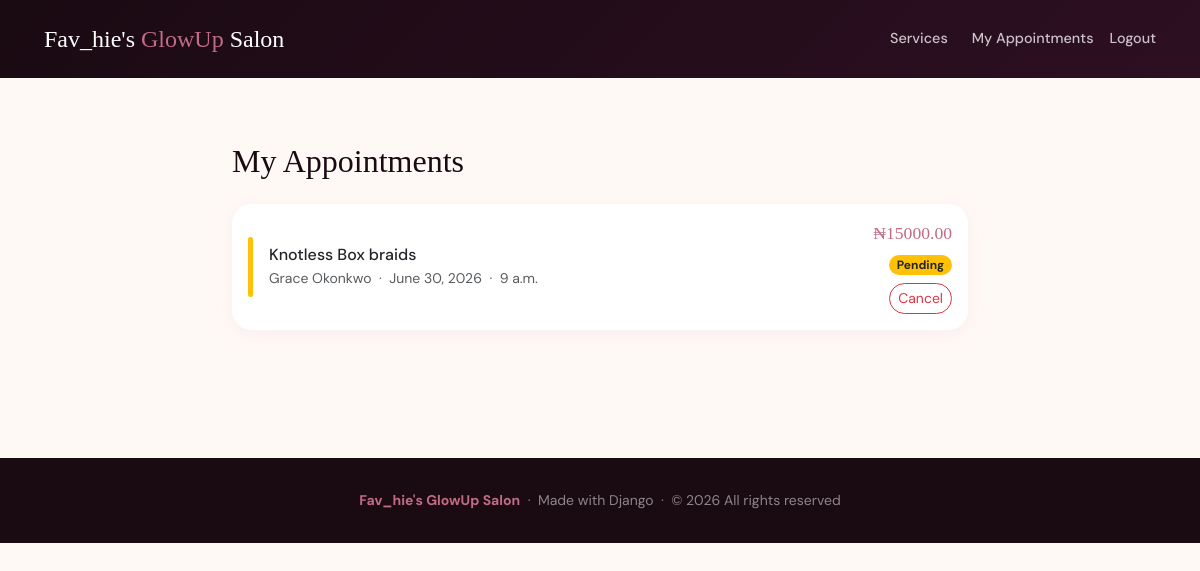
Screenshot of /my-appointments/ (signed in) with the database file from the repository.
### appointments/models.py (models this page shows, shortened)
class Appointment(models.Model):
    STATUS_CHOICES = [
        ('pending',   'Pending'),
        ('confirmed', 'Confirmed'),
        ('cancelled', 'Cancelled'),
        ('completed', 'Completed'),
    ]
    client = models.ForeignKey(
        User,
        on_delete=models.CASCADE,
        related_name='appointments'
    )
    service = models.ForeignKey(
        Service,
        on_delete=models.CASCADE,
        related_name='appointments'
    )
    staff = models.ForeignKey(
        Staff,
        on_delete=models.CASCADE,
        related_name='appointments'
    )
    time_slot = models.OneToOneField(
        TimeSlot,
        on_delete=models.CASCADE,
        related_name='appointment'
    )
    status = models.CharField(
        max_length=20,
        choices=STATUS_CHOICES,
        default='pending'
    )
    notes = models.TextField(blank=True)
    created_at = models.DateTimeField(auto_now_add=True)
    class Meta:
        ordering = ['-created_at']

class Service(models.Model):
    name = models.CharField(max_length=100)
    description = models.TextField()
    duration_minutes = models.IntegerField()
    price = models.DecimalField(max_digits=8, decimal_places=2)
    image = models.ImageField(
        upload_to='services/',
        blank=True,
        null=True
    )

class Staff(models.Model):
    user = models.OneToOneField(
        User,
        on_delete=models.CASCADE,
        related_name='staff'
    )
    bio = models.TextField(blank=True)
    profile_photo = models.ImageField(
        upload_to='staff/',
        blank=True,
        null=True
    )
    specialties = models.ManyToManyField(
        Service,
        blank=True,
        related_name='staff_members'
    )
    def __str__(self):
        return f"{self.user.first_name} {self.user.last_name}"

class TimeSlot(models.Model):
    staff = models.ForeignKey(
        Staff,
        on_delete=models.CASCADE,
        related_name='time_slots'
    )
    date = models.DateField()
    start_time = models.TimeField()
    end_time = models.TimeField()
    is_available = models.BooleanField(default=True)
    class Meta:
        ordering = ['date', 'start_time']

### appointments/views.py (the view)
@login_required
def my_appointments(request):
    appointments = (
        Appointment.objects
        .filter(client=request.user)
        .select_related('service', 'staff__user', 'time_slot')
        .order_by('-created_at')
    )
    return render(request, 'appointments/my_appointments.html', {
        'appointments': appointments
    })

### appointments/templates/appointments/my_appointments.html (shortened to what this page needs)
{% extends 'appointments/base.html' %}
{% block content %}
<div class="container py-5">
  <div class="row justify-content-center">
    <div class="col-lg-8">
      <h2 class="mb-4">My Appointments</h2>
      {% if appointments %}
        {% for apt in appointments %}
        <div class="salon-card card mb-3 p-3">
          <div class="d-flex align-items-center gap-3 flex-wrap">
            <div class="status-indicator
              {% if apt.status == 'confirmed' %}bg-success
              {% elif apt.status == 'pending' %}bg-warning
              {% elif apt.status == 'cancelled' %}bg-secondary
              {% else %}bg-info{% endif %}"
              style="width:5px;height:60px;border-radius:5px;flex-shrink:0;">
            </div>
            <div class="flex-grow-1">
              <h6 class="mb-1">{{ apt.service.name }}</h6>
              <div class="text-muted small">
                 {{ apt.staff }} &nbsp;·&nbsp;
                 {{ apt.time_slot.date }} &nbsp;·&nbsp;
                 {{ apt.time_slot.start_time }}
              </div>
            </div>
            <div class="d-flex flex-column align-items-end gap-2">
              <span style="font-family:'Playfair Display',serif;
                           color:var(--rose);font-size:1.1rem;">
                ₦{{ apt.service.price }}
              </span>
              <span class="badge rounded-pill
                {% if apt.status == 'confirmed' %}bg-success
                {% elif apt.status == 'pending' %}bg-warning text-dark
                {% elif apt.status == 'cancelled' %}bg-secondary
                {% else %}bg-info{% endif %}">
                {{ apt.get_status_display }}
              </span>
              {% if apt.status == 'pending' or apt.status == 'confirmed' %}
                <a href="{% url 'cancel_appointment' apt.pk %}"
                   class="btn btn-outline-danger btn-sm"
                   style="border-radius:50px;">Cancel</a>
              {% endif %}
            </div>
          </div>
        </div>
        {% endfor %}
      {% endif %}
    </div>
  </div>
</div>
{% endblock %}

### appointments/templates/appointments/base.html (style rules this page uses)
:root { --rose: #C06C84; --plum: #6C3483; --dark: #1a0a12; --cream: #fff9f5; --blush: #fdf0f5; --muted: #8a7080; }
* { box-sizing: border-box; }
body { font-family: 'DM Sans', sans-serif; background: var(--cream); color: var(--dark); }
h1, h2, h3, h4, h5 { font-family: 'Playfair Display', serif; }
.salon-card { border: none; border-radius: 20px; box-shadow: 0 4px 20px rgba(192,108,132,0.08); transition: transform 0.3s, box-shadow 0.3s; overflow: hidden; }

### rows the page displays
Appointment: service.name "Knotless Box braids", staff "Grace Okonkwo", time_slot "June 30, 2026", time_slot.start_time "9 a.m.", service.price "15000.00", status "Pending", shows "Cancel"
